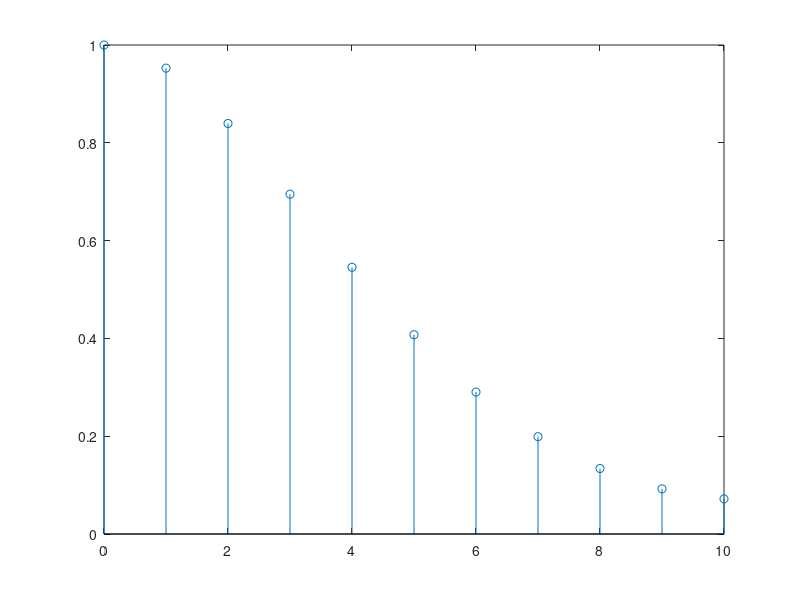
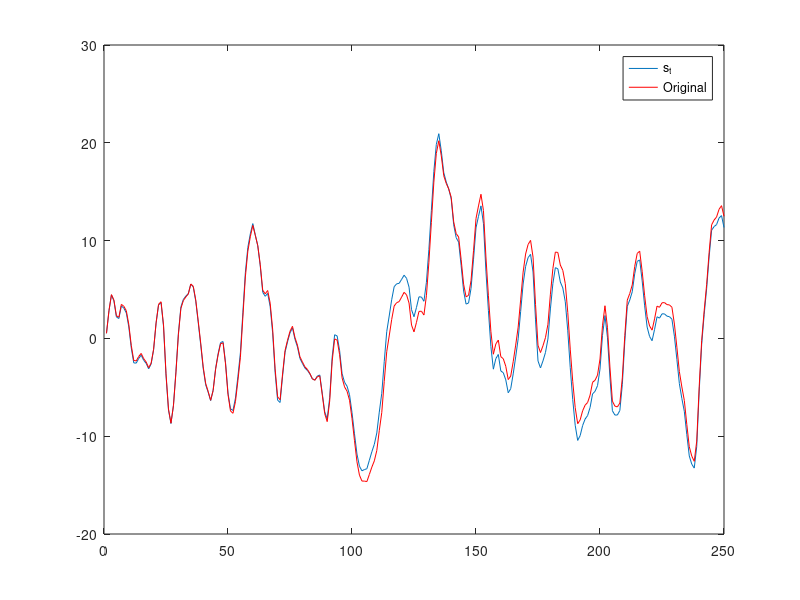

The MATLAB script that drew these images, in order:
clear;
% Q3 with s_t
N = 250;
M = 10;
b = [1, 0.7, 0.1];
a = [1, -2.49, 2.045, -0.5544];
borig = [1, 0.7, 0.1];
aorig = [1, -1.5, 0.56];
v = randn(N,1);
r = filter(b,a,v); %get r using the operator notation for ARIMA model
s = r - [0;r(1:end-1)];
rorig = filter(borig,aorig,v); %get r using the operator notation for ARMA model
% (a)
[rauto,lags] = xcorr(s, M, 'normalized');
rauto = rauto(M+1:end); %only take positive time lag
figure;
stem(lags(M+1:end),rauto);
% (b)
C = toeplitz(rauto);
% (c) using Cholesky because ldl() messes up rows
Lchol = transpose(chol(C));
D = (eye(M+1).*Lchol).^2;
L = Lchol*D^(-0.5);
Linv = L^(-1);
% (d)
F = eye(M+1); 
refMat = zeros(M); % Holds all reflection coeffs
P = zeros(M,1); % Holds all prediction error powers
for i = 1:M
    [fpc,pep,ref] = levinson(rauto, i);
    F(i+1,1:i) = fliplr(fpc(2:end));
    refMat(1:i,i) = ref;
    P(i) = pep;
end
% (e)
FCF = F*C*transpose(F);
compPD = P - diag(D(2:end,2:end)); %compare P_M and D
compLinvF = F - Linv; %compare L^-1 and F
fprintf("Elements greater than 10^12 in P_M and D difference: %d\n", length(find(compPD > 10^(-12))));
fprintf("Elements greater than 10^12 in L^-1 and F difference: %d\n", length(find(compLinvF > 10^(-12))));

% (f)
A = ones(N-M, M);
y = s(M+1:end);
for i = 1:M
    A(:,i) = s(i:N-M-1+i); % Each column is r with i time lag
end
A = fliplr(A);
Apseudo = ((transpose(A)*A)^(-1))*transpose(A); %pseudo inverse
w = Apseudo*y; %solve for w
compWfpc = w + transpose((fpc(2:end))) % the error vector v, varies each time
figure;
plot(s);
hold on;
plot(rorig, 'r');
legend("s_t", "Original");
% The autocorrelation here match the original, so there isn't unit root
% nonstationarity.
